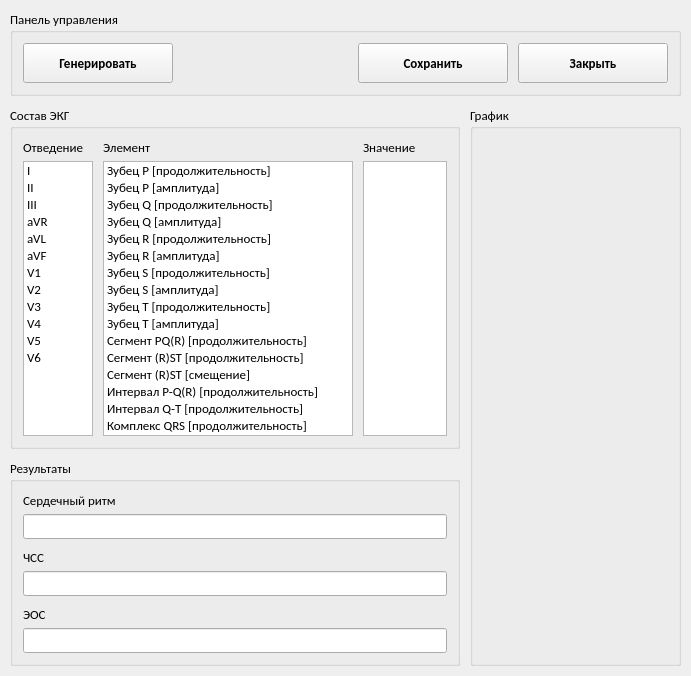
<?xml version="1.0" encoding="UTF-8"?>
<ui version="4.0">
 <class>ecg_simulator_window</class>
 <widget class="QWidget" name="ecg_simulator_window">
  <property name="geometry">
   <rect>
    <x>0</x>
    <y>0</y>
    <width>691</width>
    <height>676</height>
   </rect>
  </property>
  <property name="sizePolicy">
   <sizepolicy hsizetype="Preferred" vsizetype="Preferred">
    <horstretch>0</horstretch>
    <verstretch>0</verstretch>
   </sizepolicy>
  </property>
  <property name="maximumSize">
   <size>
    <width>16777215</width>
    <height>16777215</height>
   </size>
  </property>
  <property name="font">
   <font>
    <family>Calibri</family>
    <pointsize>10</pointsize>
   </font>
  </property>
  <property name="windowTitle">
   <string>Симулятор данных ЭКГ</string>
  </property>
  <layout class="QVBoxLayout" name="verticalLayout_6">
   <property name="spacing">
    <number>10</number>
   </property>
   <property name="leftMargin">
    <number>10</number>
   </property>
   <property name="topMargin">
    <number>10</number>
   </property>
   <property name="rightMargin">
    <number>10</number>
   </property>
   <property name="bottomMargin">
    <number>10</number>
   </property>
   <item>
    <widget class="QGroupBox" name="groupBox_4">
     <property name="sizePolicy">
      <sizepolicy hsizetype="Preferred" vsizetype="Fixed">
       <horstretch>0</horstretch>
       <verstretch>0</verstretch>
      </sizepolicy>
     </property>
     <property name="minimumSize">
      <size>
       <width>0</width>
       <height>0</height>
      </size>
     </property>
     <property name="maximumSize">
      <size>
       <width>16777215</width>
       <height>16777215</height>
      </size>
     </property>
     <property name="title">
      <string>Панель управления</string>
     </property>
     <layout class="QHBoxLayout" name="horizontalLayout_10">
      <property name="spacing">
       <number>10</number>
      </property>
      <property name="leftMargin">
       <number>10</number>
      </property>
      <property name="topMargin">
       <number>10</number>
      </property>
      <property name="rightMargin">
       <number>10</number>
      </property>
      <property name="bottomMargin">
       <number>10</number>
      </property>
      <item>
       <widget class="QPushButton" name="button_generate">
        <property name="sizePolicy">
         <sizepolicy hsizetype="Minimum" vsizetype="Fixed">
          <horstretch>0</horstretch>
          <verstretch>0</verstretch>
         </sizepolicy>
        </property>
        <property name="minimumSize">
         <size>
          <width>150</width>
          <height>40</height>
         </size>
        </property>
        <property name="font">
         <font>
          <weight>75</weight>
          <bold>true</bold>
         </font>
        </property>
        <property name="cursor">
         <cursorShape>PointingHandCursor</cursorShape>
        </property>
        <property name="text">
         <string>Генерировать</string>
        </property>
        <property name="iconSize">
         <size>
          <width>24</width>
          <height>24</height>
         </size>
        </property>
       </widget>
      </item>
      <item>
       <spacer name="horizontalSpacer">
        <property name="orientation">
         <enum>Qt::Horizontal</enum>
        </property>
        <property name="sizeHint" stdset="0">
         <size>
          <width>40</width>
          <height>20</height>
         </size>
        </property>
       </spacer>
      </item>
      <item>
       <widget class="QPushButton" name="button_save">
        <property name="sizePolicy">
         <sizepolicy hsizetype="Minimum" vsizetype="Fixed">
          <horstretch>0</horstretch>
          <verstretch>0</verstretch>
         </sizepolicy>
        </property>
        <property name="minimumSize">
         <size>
          <width>150</width>
          <height>40</height>
         </size>
        </property>
        <property name="font">
         <font>
          <weight>75</weight>
          <bold>true</bold>
         </font>
        </property>
        <property name="cursor">
         <cursorShape>PointingHandCursor</cursorShape>
        </property>
        <property name="text">
         <string>Сохранить</string>
        </property>
        <property name="iconSize">
         <size>
          <width>24</width>
          <height>24</height>
         </size>
        </property>
       </widget>
      </item>
      <item>
       <widget class="QPushButton" name="button_exit">
        <property name="sizePolicy">
         <sizepolicy hsizetype="Minimum" vsizetype="Fixed">
          <horstretch>0</horstretch>
          <verstretch>0</verstretch>
         </sizepolicy>
        </property>
        <property name="minimumSize">
         <size>
          <width>150</width>
          <height>40</height>
         </size>
        </property>
        <property name="font">
         <font>
          <weight>75</weight>
          <bold>true</bold>
         </font>
        </property>
        <property name="cursor">
         <cursorShape>PointingHandCursor</cursorShape>
        </property>
        <property name="text">
         <string>Закрыть</string>
        </property>
        <property name="iconSize">
         <size>
          <width>24</width>
          <height>24</height>
         </size>
        </property>
       </widget>
      </item>
     </layout>
    </widget>
   </item>
   <item>
    <layout class="QHBoxLayout" name="horizontalLayout_2">
     <property name="spacing">
      <number>10</number>
     </property>
     <item>
      <layout class="QVBoxLayout" name="verticalLayout_5">
       <property name="spacing">
        <number>10</number>
       </property>
       <item>
        <widget class="QGroupBox" name="groupBox_3">
         <property name="sizePolicy">
          <sizepolicy hsizetype="Preferred" vsizetype="Preferred">
           <horstretch>0</horstretch>
           <verstretch>0</verstretch>
          </sizepolicy>
         </property>
         <property name="minimumSize">
          <size>
           <width>0</width>
           <height>0</height>
          </size>
         </property>
         <property name="maximumSize">
          <size>
           <width>450</width>
           <height>16777215</height>
          </size>
         </property>
         <property name="title">
          <string>Состав ЭКГ</string>
         </property>
         <layout class="QVBoxLayout" name="verticalLayout_2">
          <property name="spacing">
           <number>10</number>
          </property>
          <property name="leftMargin">
           <number>10</number>
          </property>
          <property name="topMargin">
           <number>10</number>
          </property>
          <property name="rightMargin">
           <number>10</number>
          </property>
          <property name="bottomMargin">
           <number>10</number>
          </property>
          <item>
           <layout class="QHBoxLayout" name="horizontalLayout_3">
            <property name="spacing">
             <number>10</number>
            </property>
            <item>
             <layout class="QVBoxLayout" name="verticalLayout_26">
              <property name="spacing">
               <number>5</number>
              </property>
              <item>
               <widget class="QLabel" name="label_19">
                <property name="text">
                 <string>Отведение</string>
                </property>
               </widget>
              </item>
              <item>
               <widget class="QListWidget" name="list_ecg_leads">
                <property name="sizePolicy">
                 <sizepolicy hsizetype="Preferred" vsizetype="Expanding">
                  <horstretch>0</horstretch>
                  <verstretch>0</verstretch>
                 </sizepolicy>
                </property>
                <property name="minimumSize">
                 <size>
                  <width>0</width>
                  <height>0</height>
                 </size>
                </property>
                <property name="maximumSize">
                 <size>
                  <width>80</width>
                  <height>16777215</height>
                 </size>
                </property>
                <item>
                 <property name="text">
                  <string>I</string>
                 </property>
                </item>
                <item>
                 <property name="text">
                  <string>II</string>
                 </property>
                </item>
                <item>
                 <property name="text">
                  <string>III</string>
                 </property>
                </item>
                <item>
                 <property name="text">
                  <string>aVR</string>
                 </property>
                </item>
                <item>
                 <property name="text">
                  <string>aVL</string>
                 </property>
                </item>
                <item>
                 <property name="text">
                  <string>aVF</string>
                 </property>
                </item>
                <item>
                 <property name="text">
                  <string>V1</string>
                 </property>
                </item>
                <item>
                 <property name="text">
                  <string>V2</string>
                 </property>
                </item>
                <item>
                 <property name="text">
                  <string>V3</string>
                 </property>
                </item>
                <item>
                 <property name="text">
                  <string>V4</string>
                 </property>
                </item>
                <item>
                 <property name="text">
                  <string>V5</string>
                 </property>
                </item>
                <item>
                 <property name="text">
                  <string>V6</string>
                 </property>
                </item>
               </widget>
              </item>
             </layout>
            </item>
            <item>
             <layout class="QVBoxLayout" name="verticalLayout_27">
              <property name="spacing">
               <number>5</number>
              </property>
              <item>
               <widget class="QLabel" name="label_20">
                <property name="text">
                 <string>Элемент</string>
                </property>
               </widget>
              </item>
              <item>
               <widget class="QListWidget" name="list_ecg_content">
                <property name="minimumSize">
                 <size>
                  <width>250</width>
                  <height>0</height>
                 </size>
                </property>
                <item>
                 <property name="text">
                  <string>Зубец P [продолжительность]</string>
                 </property>
                </item>
                <item>
                 <property name="text">
                  <string>Зубец P [амплитуда]</string>
                 </property>
                </item>
                <item>
                 <property name="text">
                  <string>Зубец Q [продолжительность]</string>
                 </property>
                </item>
                <item>
                 <property name="text">
                  <string>Зубец Q [амплитуда]</string>
                 </property>
                </item>
                <item>
                 <property name="text">
                  <string>Зубец R [продолжительность]</string>
                 </property>
                </item>
                <item>
                 <property name="text">
                  <string>Зубец R [амплитуда]</string>
                 </property>
                </item>
                <item>
                 <property name="text">
                  <string>Зубец S [продолжительность]</string>
                 </property>
                </item>
                <item>
                 <property name="text">
                  <string>Зубец S [амплитуда]</string>
                 </property>
                </item>
                <item>
                 <property name="text">
                  <string>Зубец T [продолжительность]</string>
                 </property>
                </item>
                <item>
                 <property name="text">
                  <string>Зубец T [амплитуда]</string>
                 </property>
                </item>
                <item>
                 <property name="text">
                  <string>Сегмент PQ(R) [продолжительность]</string>
                 </property>
                </item>
                <item>
                 <property name="text">
                  <string>Сегмент (R)ST [продолжительность]</string>
                 </property>
                </item>
                <item>
                 <property name="text">
                  <string>Сегмент (R)ST [смещение]</string>
                 </property>
                </item>
                <item>
                 <property name="text">
                  <string>Интервал P-Q(R) [продолжительность]</string>
                 </property>
                </item>
                <item>
                 <property name="text">
                  <string>Интервал Q-T [продолжительность]</string>
                 </property>
                </item>
                <item>
                 <property name="text">
                  <string>Комплекс QRS [продолжительность]</string>
                 </property>
                </item>
               </widget>
              </item>
             </layout>
            </item>
            <item>
             <layout class="QVBoxLayout" name="verticalLayout_28">
              <property name="spacing">
               <number>5</number>
              </property>
              <item>
               <widget class="QLabel" name="label_21">
                <property name="text">
                 <string>Значение</string>
                </property>
               </widget>
              </item>
              <item>
               <widget class="QListWidget" name="list_ecg_info">
                <property name="minimumSize">
                 <size>
                  <width>0</width>
                  <height>0</height>
                 </size>
                </property>
               </widget>
              </item>
             </layout>
            </item>
           </layout>
          </item>
         </layout>
        </widget>
       </item>
       <item>
        <widget class="QGroupBox" name="groupBox">
         <property name="sizePolicy">
          <sizepolicy hsizetype="Preferred" vsizetype="Preferred">
           <horstretch>0</horstretch>
           <verstretch>0</verstretch>
          </sizepolicy>
         </property>
         <property name="minimumSize">
          <size>
           <width>0</width>
           <height>0</height>
          </size>
         </property>
         <property name="maximumSize">
          <size>
           <width>450</width>
           <height>16777215</height>
          </size>
         </property>
         <property name="title">
          <string>Результаты</string>
         </property>
         <layout class="QVBoxLayout" name="verticalLayout">
          <property name="spacing">
           <number>10</number>
          </property>
          <property name="leftMargin">
           <number>10</number>
          </property>
          <property name="topMargin">
           <number>10</number>
          </property>
          <property name="rightMargin">
           <number>10</number>
          </property>
          <property name="bottomMargin">
           <number>10</number>
          </property>
          <item>
           <layout class="QVBoxLayout" name="verticalLayout_21">
            <property name="spacing">
             <number>5</number>
            </property>
            <item>
             <layout class="QVBoxLayout" name="verticalLayout_23">
              <property name="spacing">
               <number>5</number>
              </property>
              <item>
               <widget class="QLabel" name="label_17">
                <property name="text">
                 <string>Сердечный ритм</string>
                </property>
               </widget>
              </item>
              <item>
               <widget class="QLineEdit" name="edit_heart_rhythm">
                <property name="minimumSize">
                 <size>
                  <width>0</width>
                  <height>21</height>
                 </size>
                </property>
                <property name="contextMenuPolicy">
                 <enum>Qt::NoContextMenu</enum>
                </property>
                <property name="readOnly">
                 <bool>true</bool>
                </property>
               </widget>
              </item>
             </layout>
            </item>
           </layout>
          </item>
          <item>
           <layout class="QVBoxLayout" name="verticalLayout_24">
            <property name="spacing">
             <number>5</number>
            </property>
            <item>
             <widget class="QLabel" name="label_18">
              <property name="text">
               <string>ЧСС</string>
              </property>
             </widget>
            </item>
            <item>
             <widget class="QLineEdit" name="edit_heart_rate">
              <property name="minimumSize">
               <size>
                <width>0</width>
                <height>21</height>
               </size>
              </property>
              <property name="contextMenuPolicy">
               <enum>Qt::NoContextMenu</enum>
              </property>
              <property name="readOnly">
               <bool>true</bool>
              </property>
             </widget>
            </item>
           </layout>
          </item>
          <item>
           <layout class="QVBoxLayout" name="verticalLayout_25">
            <property name="spacing">
             <number>5</number>
            </property>
            <item>
             <widget class="QLabel" name="label_16">
              <property name="text">
               <string>ЭОС</string>
              </property>
             </widget>
            </item>
            <item>
             <widget class="QLineEdit" name="edit_heart_axis">
              <property name="minimumSize">
               <size>
                <width>0</width>
                <height>21</height>
               </size>
              </property>
              <property name="contextMenuPolicy">
               <enum>Qt::NoContextMenu</enum>
              </property>
              <property name="readOnly">
               <bool>true</bool>
              </property>
             </widget>
            </item>
           </layout>
          </item>
         </layout>
        </widget>
       </item>
      </layout>
     </item>
     <item>
      <layout class="QVBoxLayout" name="verticalLayout_4">
       <property name="spacing">
        <number>10</number>
       </property>
       <item>
        <widget class="QGroupBox" name="groupBox_2">
         <property name="sizePolicy">
          <sizepolicy hsizetype="Expanding" vsizetype="Preferred">
           <horstretch>0</horstretch>
           <verstretch>0</verstretch>
          </sizepolicy>
         </property>
         <property name="title">
          <string>График</string>
         </property>
         <layout class="QHBoxLayout" name="horizontalLayout_4">
          <property name="spacing">
           <number>10</number>
          </property>
          <property name="leftMargin">
           <number>10</number>
          </property>
          <property name="topMargin">
           <number>10</number>
          </property>
          <property name="rightMargin">
           <number>10</number>
          </property>
          <property name="bottomMargin">
           <number>10</number>
          </property>
          <item>
           <widget class="QLabel" name="label_plot">
            <property name="sizePolicy">
             <sizepolicy hsizetype="Ignored" vsizetype="Ignored">
              <horstretch>0</horstretch>
              <verstretch>0</verstretch>
             </sizepolicy>
            </property>
            <property name="minimumSize">
             <size>
              <width>0</width>
              <height>0</height>
             </size>
            </property>
            <property name="text">
             <string/>
            </property>
            <property name="scaledContents">
             <bool>true</bool>
            </property>
            <property name="alignment">
             <set>Qt::AlignCenter</set>
            </property>
            <property name="wordWrap">
             <bool>false</bool>
            </property>
           </widget>
          </item>
         </layout>
        </widget>
       </item>
      </layout>
     </item>
    </layout>
   </item>
  </layout>
 </widget>
 <resources/>
 <connections/>
</ui>
